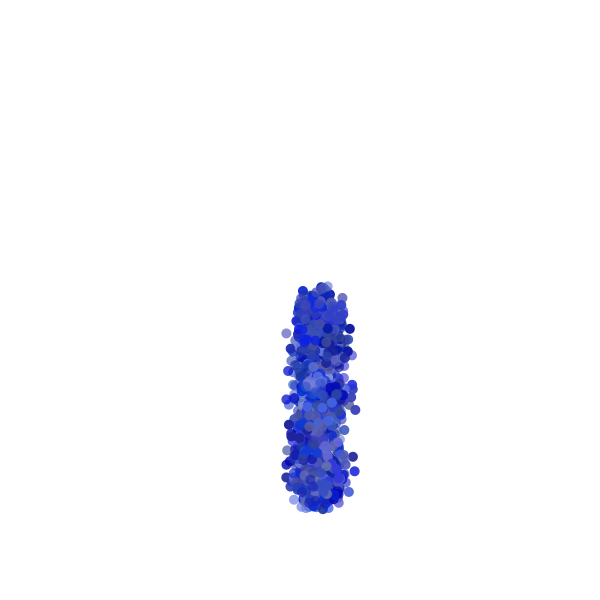
Frame 1 (no input)
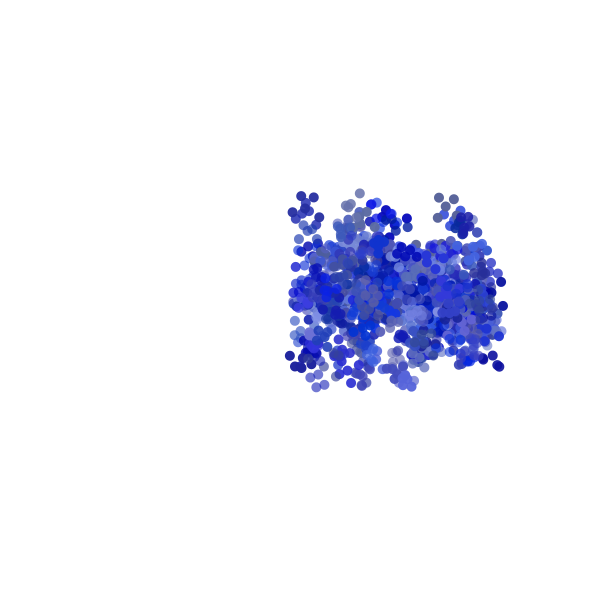
Frame 60 (the mouse pressed at the canvas centre just before this capture)
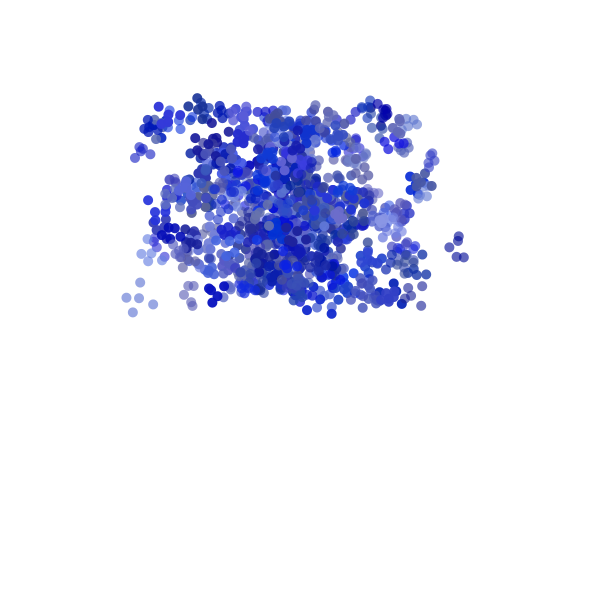
Frame 120 (the mouse held since frame 60 and released just before this capture)

The Processing sketch that drew these frames (run headless with seeded random() and noise(); from frame 60 on, the mouse is pressed at the canvas centre):

// Processing sketch: processing_8675
// ── processing_8675.pde

/*
  Molecule Soup
  Stinging Eyes, 12 Dec 09
  sine/cosine orbitals from Keith Peters - thank you */

int numParticleGroups = 300;
int spreadRadius = 12;
int radius = 10;
int shimmer = 5;

ParticleGroup[] particles = new ParticleGroup[numParticleGroups];
final float Pi180 = PI / 180;

void setup() {

  size(600, 600);
  background(255);
  colorMode(HSB);
  noStroke();
  smooth();

  for (int i = 0; i < numParticleGroups; i++) {
    particles[i] = new ParticleGroup();
  }
}  

void draw() {

  background(255);

  for (int i = 0; i < numParticleGroups; i++) {
    particles[i].move();
  }
}

class ParticleGroup {

  float xspeed, yspeed, xradius, yradius, xangle, yangle, spread1, spread2, spread3, spread4, xp, yp, r;
  color col;

  ParticleGroup() {

    this.xspeed = random(1, 2); 
    this.yspeed = random(1, 2);
    this.xradius = random(0, 200);
    this.yradius = random(0, 200);
    this.r = radius;
    this.xangle = random(5,12);
    this.yangle = random(1,2);
    this.col = color(random(160, 170), random(100, 255), random(150, 230), random(150, 255));
    this.spread1 = random(-spreadRadius, spreadRadius);
    this.spread2 = random(-spreadRadius, spreadRadius);
    this.spread3 = random(-spreadRadius, spreadRadius);
    this.spread4 = random(-spreadRadius, spreadRadius);
  }

  void move() {

    this.xangle += this.xspeed;
    this.yangle += this.yspeed;
    this.xp = (float) Math.sin(this.xangle * Pi180) * this.xradius + 300;
    this.yp = (float) Math.cos(this.yangle * Pi180) * this.yradius + 300;

    fill(this.col);

    ellipse(xp, yp, this.r, this.r); // main point
    ellipse(xp + (this.spread1 + random(shimmer)), yp + (this.spread2 + random(shimmer)), this.r, this.r);
    ellipse(xp - (this.spread3 + random(shimmer)), yp + (this.spread4 + random(shimmer)), this.r, this.r);
    ellipse(xp - (this.spread4 + random(shimmer)), yp - (this.spread3 + random(shimmer)), this.r, this.r);
    ellipse(xp + (this.spread2 + random(shimmer)), yp - (this.spread1 + random(shimmer)), this.r, this.r);
  }
}
